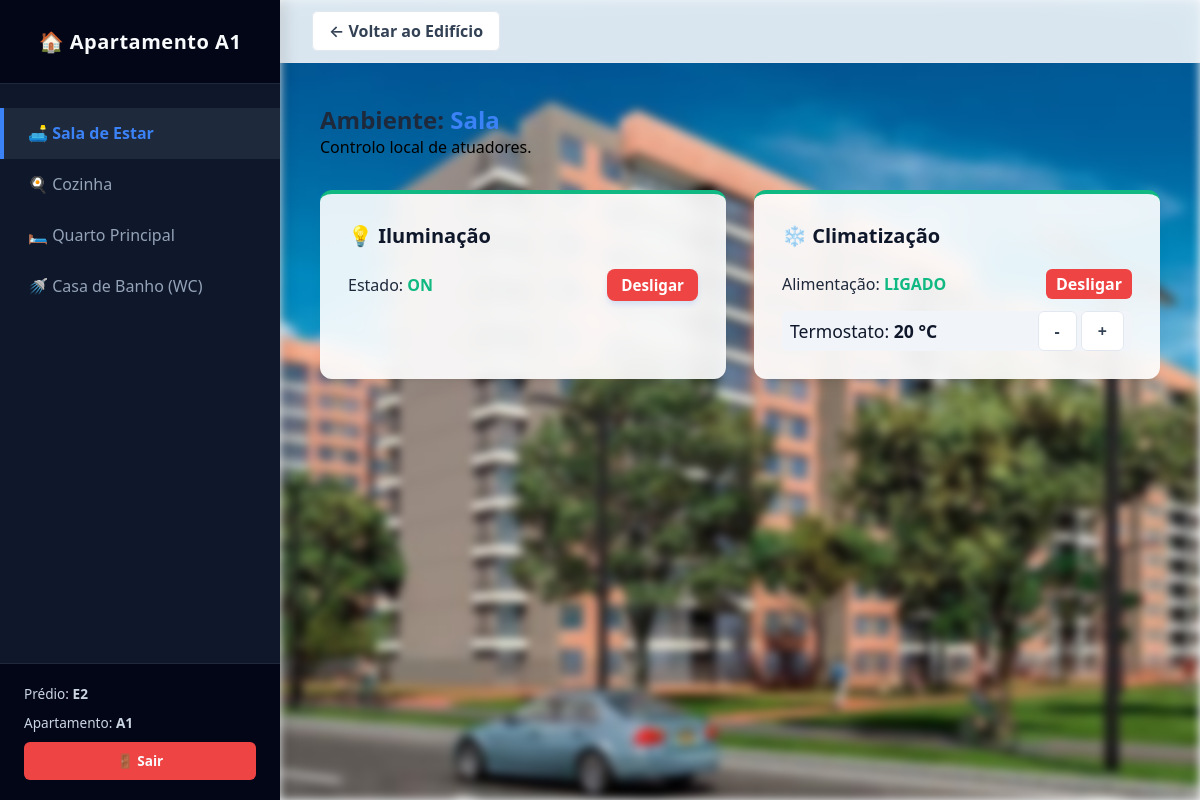
The page /dashboard_clt.php?simular_apt=A1&simular_edf=E2 (signed in) on the database its author committed.
### tables this page shows
CREATE TABLE equipamentos_iot (
    id_equipamento INTEGER PRIMARY KEY AUTOINCREMENT,
    tipo TEXT NOT NULL,          -- 'Iluminação', 'Climatização', 'Estores', 'Forno', etc.
    estado TEXT DEFAULT 'OFF',   
    id_edificio TEXT NOT NULL,   
    id_apartamento TEXT NOT NULL,
    divisao TEXT NOT NULL        -- 'Sala', 'Cozinha', 'Quarto', 'WC'
);

### dashboard_clt.php (the view, shortened to what this page needs)
<?php
$db = new SQLite3('database.db');
$user_id = $_SESSION['user_id'];
$user_tipo = $_SESSION['user_tipo'];
if (($user_tipo === 'AG' || $user_tipo === 'AL') && isset($_GET['simular_apt']) && isset($_GET['simular_edf'])) {
    $meu_edificio = strtoupper(trim($_GET['simular_edf']));
    $meu_apartamento = strtoupper(trim($_GET['simular_apt']));
    $modo_simulacao = true;
} else {
    $modo_simulacao = false;
    preg_match('/^(E\d+)(A\d+)/i', $user_id, $matches);
    $meu_edificio = isset($matches[1]) ? strtoupper($matches[1]) : 'E1';
    $meu_apartamento = isset($matches[2]) ? strtoupper($matches[2]) : 'A1';
}
$divisao_ativa = isset($_GET['divisao']) ? $_GET['divisao'] : 'Sala';
$stmt_dispositivos = $db->prepare("SELECT * FROM equipamentos_iot WHERE id_edificio = :edf AND id_apartamento = :apt AND divisao = :div");
$stmt_dispositivos->bindValue(':edf', $meu_edificio, SQLITE3_TEXT);
$stmt_dispositivos->bindValue(':apt', $meu_apartamento, SQLITE3_TEXT);
$stmt_dispositivos->bindValue(':div', $divisao_ativa, SQLITE3_TEXT);
$res_dispositivos = $stmt_dispositivos->execute();
?>
<!DOCTYPE html>
<html lang="pt">
<head>
    <link rel="stylesheet" href="css/styles.css?v=1.2">
</head>
<body>
    <div class="app-wrapper">
        <?php
            $url_base = "dashboard_clt.php?divisao=X";
            if($modo_simulacao) $url_base = "dashboard_clt.php?simular_apt=$meu_apartamento&simular_edf=$meu_edificio&divisao=X";
        ?>
        <aside class="sidebar">
            <div>
                <div class="sidebar-header">🏠 Apartamento <?php echo $meu_apartamento; ?></div>
                <ul class="sidebar-menu">
                    <li class="sidebar-item <?php echo ($divisao_ativa === 'Sala') ? 'active' : ''; ?>">
                        <a href="<?php echo str_replace('X', 'Sala', $url_base); ?>">🛋️ Sala de Estar</a>
                    </li>
                    <li class="sidebar-item <?php echo ($divisao_ativa === 'Cozinha') ? 'active' : ''; ?>">
                        <a href="<?php echo str_replace('X', 'Cozinha', $url_base); ?>">🍳 Cozinha</a>
                    </li>
                    <li class="sidebar-item <?php echo ($divisao_ativa === 'Quarto') ? 'active' : ''; ?>">
                        <a href="<?php echo str_replace('X', 'Quarto', $url_base); ?>">🛏️ Quarto Principal</a>
                    </li>
                    <li class="sidebar-item <?php echo ($divisao_ativa === 'WC') ? 'active' : ''; ?>">
                        <a href="<?php echo str_replace('X', 'WC', $url_base); ?>">🚿 Casa de Banho (WC)</a>
                    </li>
                </ul>
            </div>
            <div class="sidebar-footer">
                <div>Prédio: <strong><?php echo $meu_edificio; ?></strong></div>
                <div>Apartamento: <strong><?php echo $meu_apartamento; ?></strong></div>
                <a href="index.html" class="btn-sidebar-action btn-sidebar-logout">🚪 Sair</a>
            </div>
        </aside>
        <div class="main-content">
            <header class="top-bar">
                <div>
                    <?php if ($modo_simulacao): ?>
                        <a href="dashboard_al.php?edificio=<?php echo $meu_edificio; ?>" class="btn-action">← Voltar ao Edifício</a>
                    <?php else: ?>
                        <span style="color:#64748b; font-weight:600;">Painel de Controlo Domótico</span>
                    <?php endif; ?>
                </div>
            </header>
            <main class="container">
                <h2>Ambiente: <span style="color:#3b82f6;"><?php echo $divisao_ativa; ?></span></h2>
                <p style="color:#010101; margin-bottom: 2rem;">Controlo local de atuadores.</p>
                <div class="grid-layout">
                    <?php
                    while($row = $res_dispositivos->fetchArray(SQLITE3_ASSOC)):
                        $id = $row['id_equipamento']; $estado = $row['estado']; $tipo = $row['tipo'];
                        $is_on = (strpos($estado, 'ON') !== false);
                        $url_acao = "dashboard_clt.php?divisao=$divisao_ativa&id_iot=$id&";
                        if($modo_simulacao) $url_acao = "dashboard_clt.php?simular_apt=$meu_apartamento&simular_edf=$meu_edificio&divisao=$divisao_ativa&id_iot=$id&";
                    ?>
                        <div class="card" style="border-top-color: <?php echo $is_on ? '#10b981' : '#ef4444'; ?>;">
                            <h4 class="card-title">
                                <?php echo ($tipo === 'Iluminação') ? '💡 Iluminação' : (($tipo === 'Climatização') ? '❄️ Climatização' : (($tipo === 'Estores') ? '🪟 Estores' : '🔌 ' . $tipo)); ?>
                            </h4>
                            <div style="display:flex; flex-direction:column; gap:12px; margin-top:1rem;">
                                <?php if ($tipo === 'Climatização' || $tipo === 'Piso Radiante'): ?>
                                    <div style="display:flex; justify-content:space-between; align-items:center;">
                                        <span>Alimentação: <strong style="color:<?php echo $is_on ? '#10b981':'#ef4444';?>;"><?php echo $is_on ? 'LIGADO':'DESLIGADO';?></strong></span>
                                        <a href="<?php echo $url_acao; ?>acao=alternar&estado_atual=<?php echo $estado; ?>" class="btn-action" style="background:<?php echo $is_on ? '#ef4444':'#10b981';?>; color:white; padding: 4px 10px; text-decoration:none; border:none;">
                                            <?php echo $is_on ? 'Desligar':'Ligar'; ?>
                                        </a>
                                    </div>
                                    <?php if($is_on):
                                        preg_match('/\d+(\.\d+)?/', $estado, $num);
                                        $graus = isset($num[0]) ? $num[0] : '20';
                                    ?>
                                        <div style="display:flex; justify-content:space-between; align-items:center; background:#f1f5f9; padding:8px; border-radius:6px;">
                                            <span style="font-size:1.1rem; color:#0f172a;">Termostato: <strong><?php echo $graus; ?> °C</strong></span>
                                            <div>
                                                <a href="<?php echo $url_acao; ?>acao=descer_temp&estado_atual=<?php echo $estado; ?>" class="btn-action" style="text-decoration:none; font-weight:bold;">-</a>
                                                <a href="<?php echo $url_acao; ?>acao=subir_temp&estado_atual=<?php echo $estado; ?>" class="btn-action" style="text-decoration:none; font-weight:bold;">+</a>
                                            </div>
                                        </div>
                                    <?php endif; ?>
                                <?php else: ?>
                                    <div style="display:flex; justify-content:space-between; align-items:center;">
                                        <span>Estado: <strong style="color:<?php echo ($estado === 'ON') ? '#10b981' : '#ef4444'; ?>;"><?php echo $estado; ?></strong></span>
                                        <a href="<?php echo $url_acao; ?>acao=alternar&estado_atual=<?php echo $estado; ?>" class="btn-submit" style="width:auto; padding:6px 14px; text-decoration:none; background:<?php echo ($estado === 'ON') ? '#ef4444' : '#10b981'; ?>;">
                                            <?php echo ($estado === 'ON') ? 'Desligar' : 'Ligar';
                                            ?>
                                        </a>
                                    </div>
                                <?php endif; ?>
                            </div>
                        </div>
                    <?php endwhile; ?>
                </div>
            </main>
        </div>
    </div>
</body>
</html>

### css/styles.css (style rules this page uses)
* { margin: 0; padding: 0; box-sizing: border-box; font-family: 'Segoe UI', system-ui, -apple-system, sans-serif; }
body { background: #f1f5f9; color: #1e293b; min-height: 100vh; display: flex; }
.app-wrapper { display: flex; min-height: 100vh; width: 100%; }
.sidebar { width: 280px; background-color: #0f172a; color: #f8fafc; display: flex; flex-direction: column; justify-content: space-between; flex-shrink: 0; box-shadow: 4px 0 15px rgba(0, 0, 0, 0.15); z-index: 10; }
.sidebar-header { padding: 1.75rem 1.5rem; background-color: #020617; font-size: 1.25rem; font-weight: 700; border-bottom: 1px solid #1e293b; text-align: center; letter-spacing: 0.5px; }
.sidebar-menu { list-style: none; padding: 1.5rem 0; flex: 1; }
.sidebar-item a { display: flex; align-items: center; gap: 12px; padding: 0.9rem 1.5rem; color: #94a3b8; text-decoration: none; font-weight: 500; border-left: 4px solid transparent; transition: all 0.2s ease; }
.sidebar-item.active a { background-color: #1e293b; color: #3b82f6; border-left-color: #3b82f6; font-weight: 600; }
.sidebar-footer { padding: 1.25rem 1.5rem; border-top: 1px solid #1e293b; background-color: #020617; font-size: 0.85rem; color: #cbd5e1; display: flex; flex-direction: column; gap: 10px; }
.btn-sidebar-action { display: block; text-align: center; padding: 0.6rem; background: #1e293b; color: #f8fafc; text-decoration: none; border-radius: 6px; font-weight: 600; font-size: 0.85rem; transition: background 0.2s; border: 1px solid #334155; }
.btn-sidebar-logout { background: #ef4444; border: none; }
.main-content { flex: 1; display: flex; flex-direction: column; position: relative; background-color: #f8fafc; }
.main-content::before { content: ""; position: absolute; top: 0; left: 0; width: 100%; height: 100%; background-image: url('../images/fundo.jpg'); background-size: cover; background-position: center; background-repeat: no-repeat; filter: blur(5px); pointer-events: none; z-index: 1; }
.top-bar { background-color: rgba(255, 255, 255, 0.85); backdrop-filter: blur(8px); padding: 1.25rem 2rem; display: flex; justify-content: space-between; align-items: center; border-bottom: 1px solid #e2e8f0; z-index: 5; }
.container { padding: 2.5rem; flex: 1; max-width: 1400px; margin: 0 auto; width: 100%; position: relative; z-index: 5; }
.grid-layout { display: flex; flex-wrap: wrap; gap: 1.75rem; margin-top: 1.5rem; }
.card { background: rgba(255, 255, 255, 0.9); backdrop-filter: blur(10px); padding: 1.75rem; border-radius: 12px; border-top: 4px solid #3b82f6; box-shadow: 0 10px 15px -3px rgba(0, 0, 0, 0.05), 0 4px 6px -2px rgba(0, 0, 0, 0.05); flex: 1 1 calc(33.333% - 1.75rem); min-width: 320px; }
.card-title { font-size: 1.25rem; font-weight: 700; margin-bottom: 1.25rem; color: #0f172a; display: flex; align-items: center; gap: 8px; }
.btn-submit { width: 100%; padding: 0.8rem; background-color: #3b82f6; color: white; border: none; border-radius: 8px; font-size: 0.95rem; font-weight: 600; cursor: pointer; box-shadow: 0 4px 6px -1px rgba(59, 130, 246, 0.2); transition: all 0.2s; }
.btn-action { padding: 0.5rem 1rem; border: 1px solid #e2e8f0; background: #ffffff; color: #334155; font-weight: 600; border-radius: 6px; text-decoration: none; transition: all 0.2s; }

### rows shown on the page
equipamentos_iot: tipo "💡 Iluminação", estado "ON", shows "Desligar"
equipamentos_iot: tipo "❄️ Climatização", estado "LIGADO", graus "20"

### other values the page prints
$meu_apartamento "A1"
$meu_edificio "E2"
$divisao_ativa "Sala"
